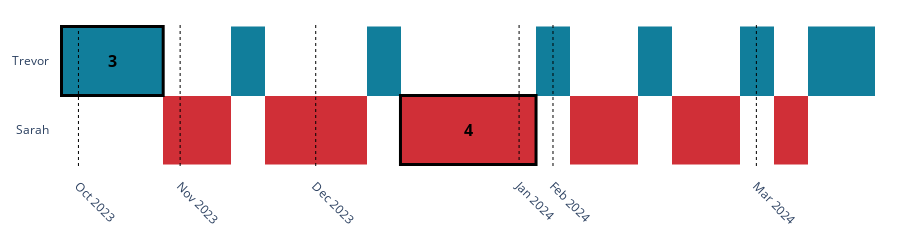

Notebook cell for this chart:
### Markdown cell above
### Win/Loss Heatmap
The following visualization is a "win/loss heatmap".

### Code cell
# Make the Plotly figure
win_loss_heatmap_fig = win_loss_heatmap(
    game_level_stats_df=game_level_stats_df,
    show_dates=True,
    show_longest_streak=True,
    plot_height=150
)

# Show the figure
win_loss_heatmap_fig.show()

### Figure 1 — Plotly figure (JSON) as saved in the notebook; plotly's stock layout.template omitted (floating-point values rounded to 4 significant figures)
{"data": [{"colorbar": {"title": {"text": "Winner"}}, "colorscale": [[0, "#D02F37"], [1, "#117E9B"]], "showscale": false, "type": "heatmap", "x": [0, 1, 2, 3, 4, 5, 6, 7, 8, 9, 10, 11, 12, 13, 14, 15, 16, 17, 18, 19, 20, 21, 22, 23], "y": ["Sarah", "Trevor"], "z": [[null, null, null, 0, 0, null, 0, 0, 0, null, 0, 0, 0, 0, null, 0, 0, null, 0, 0, null, 0, null, null], [1, 1, 1, null, null, 1, null, null, null, 1, null, null, null, null, 1, null, null, 1, null, null, 1, null, 1, 1]]}], "layout": {"annotations": [{"font": {"color": "black", "size": 16}, "showarrow": false, "text": "<b>3</b>", "x": 1, "xanchor": "center", "xref": "x", "y": 1, "yanchor": "middle", "yref": "y"}, {"font": {"color": "black", "size": 16}, "showarrow": false, "text": "<b>4</b>", "x": 11.5, "xanchor": "center", "xref": "x", "y": 0, "yanchor": "middle", "yref": "y"}], "height": 150, "margin": {"b": 40, "l": 25, "pad": 10, "r": 25, "t": 25}, "plot_bgcolor": "rgba(0,0,0,0)", "shapes": [{"line": {"color": "black", "dash": "dot", "width": 1}, "type": "line", "x0": 7, "x1": 7, "xref": "x", "y0": 0, "y1": 1, "yref": "y domain"}, {"line": {"color": "black", "dash": "dot", "width": 1}, "type": "line", "x0": 14, "x1": 14, "xref": "x", "y0": 0, "y1": 1, "yref": "y domain"}, {"line": {"color": "black", "dash": "dot", "width": 1}, "type": "line", "x0": 13, "x1": 13, "xref": "x", "y0": 0, "y1": 1, "yref": "y domain"}, {"line": {"color": "black", "dash": "dot", "width": 1}, "type": "line", "x0": 20, "x1": 20, "xref": "x", "y0": 0, "y1": 1, "yref": "y domain"}, {"line": {"color": "black", "dash": "dot", "width": 1}, "type": "line", "x0": 3, "x1": 3, "xref": "x", "y0": 0, "y1": 1, "yref": "y domain"}, {"line": {"color": "black", "dash": "dot", "width": 1}, "type": "line", "x0": 0, "x1": 0, "xref": "x", "y0": 0, "y1": 1, "yref": "y domain"}, {"line": {"color": "black", "width": 3}, "type": "rect", "x0": -0.5, "x1": 2.5, "y0": 0.5, "y1": 1.5, "yanchor": "bottom"}, {"line": {"color": "black", "width": 3}, "type": "rect", "x0": 9.5, "x1": 13.5, "y0": -0.5, "y1": 0.5, "yanchor": "bottom"}], "xaxis": {"fixedrange": true, "tickangle": 45, "tickmode": "array", "ticktext": ["Dec 2023", "Feb 2024", "Jan 2024", "Mar 2024", "Nov 2023", "Oct 2023"], "tickvals": [7, 14, 13, 20, 3, 0]}, "yaxis": {"fixedrange": true}}}
